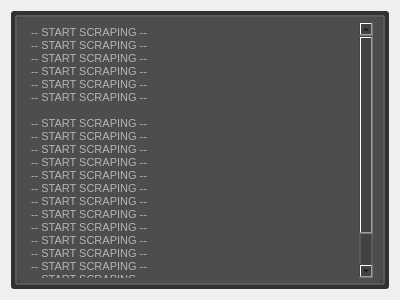
<?xml version="1.0" encoding="UTF-8"?>
<ui version="4.0">
 <class>Form</class>
 <widget class="QWidget" name="Form">
  <property name="geometry">
   <rect>
    <x>0</x>
    <y>0</y>
    <width>400</width>
    <height>300</height>
   </rect>
  </property>
  <property name="windowTitle">
   <string>Form</string>
  </property>
  <layout class="QVBoxLayout" name="verticalLayout">
   <item>
    <widget class="QFrame" name="frame_20">
     <property name="styleSheet">
      <string notr="true">background-color: rgb(49, 49, 49);
border-radius:3px;

border:0px;</string>
     </property>
     <property name="frameShape">
      <enum>QFrame::StyledPanel</enum>
     </property>
     <property name="frameShadow">
      <enum>QFrame::Raised</enum>
     </property>
     <layout class="QHBoxLayout" name="horizontalLayout_24">
      <property name="leftMargin">
       <number>4</number>
      </property>
      <property name="topMargin">
       <number>4</number>
      </property>
      <property name="rightMargin">
       <number>4</number>
      </property>
      <property name="bottomMargin">
       <number>4</number>
      </property>
      <item>
       <widget class="QFrame" name="frame_23">
        <property name="styleSheet">
         <string notr="true">background-color: rgb(66, 66, 66);
border:2px solid rgb(90, 90, 90);</string>
        </property>
        <property name="frameShape">
         <enum>QFrame::StyledPanel</enum>
        </property>
        <property name="frameShadow">
         <enum>QFrame::Raised</enum>
        </property>
        <layout class="QHBoxLayout" name="horizontalLayout_25">
         <property name="leftMargin">
          <number>0</number>
         </property>
         <property name="topMargin">
          <number>0</number>
         </property>
         <property name="rightMargin">
          <number>0</number>
         </property>
         <property name="bottomMargin">
          <number>0</number>
         </property>
         <item>
          <widget class="QTextBrowser" name="textBrowser">
           <property name="styleSheet">
            <string notr="true">QTextBrowser{
	border:none;
		color: rgb(181, 181, 181);
	border-radius:8px;
	background-color: rgb(77, 77, 77);
	padding-left:10px;
	padding-top:5px;
	padding-bottom:5px;
	padding-right:10px;
}</string>
           </property>
           <property name="html">
            <string>&lt;!DOCTYPE HTML PUBLIC &quot;-//W3C//DTD HTML 4.0//EN&quot; &quot;http://www.w3.org/TR/REC-html40/strict.dtd&quot;&gt;
&lt;html&gt;&lt;head&gt;&lt;meta name=&quot;qrichtext&quot; content=&quot;1&quot; /&gt;&lt;style type=&quot;text/css&quot;&gt;
p, li { white-space: pre-wrap; }
&lt;/style&gt;&lt;/head&gt;&lt;body style=&quot; font-family:'MS Shell Dlg 2'; font-size:8.25pt; font-weight:400; font-style:normal;&quot;&gt;
&lt;p style=&quot; margin-top:0px; margin-bottom:0px; margin-left:0px; margin-right:0px; -qt-block-indent:0; text-indent:0px;&quot;&gt;-- START SCRAPING --	&lt;/p&gt;
&lt;p style=&quot; margin-top:0px; margin-bottom:0px; margin-left:0px; margin-right:0px; -qt-block-indent:0; text-indent:0px;&quot;&gt;-- START SCRAPING --	&lt;/p&gt;
&lt;p style=&quot; margin-top:0px; margin-bottom:0px; margin-left:0px; margin-right:0px; -qt-block-indent:0; text-indent:0px;&quot;&gt;-- START SCRAPING --	&lt;/p&gt;
&lt;p style=&quot; margin-top:0px; margin-bottom:0px; margin-left:0px; margin-right:0px; -qt-block-indent:0; text-indent:0px;&quot;&gt;-- START SCRAPING --	&lt;/p&gt;
&lt;p style=&quot; margin-top:0px; margin-bottom:0px; margin-left:0px; margin-right:0px; -qt-block-indent:0; text-indent:0px;&quot;&gt;-- START SCRAPING --	&lt;/p&gt;
&lt;p style=&quot; margin-top:0px; margin-bottom:0px; margin-left:0px; margin-right:0px; -qt-block-indent:0; text-indent:0px;&quot;&gt;-- START SCRAPING --	&lt;/p&gt;
&lt;p style=&quot;-qt-paragraph-type:empty; margin-top:0px; margin-bottom:0px; margin-left:0px; margin-right:0px; -qt-block-indent:0; text-indent:0px;&quot;&gt;&lt;br /&gt;&lt;/p&gt;
&lt;p style=&quot; margin-top:0px; margin-bottom:0px; margin-left:0px; margin-right:0px; -qt-block-indent:0; text-indent:0px;&quot;&gt;-- START SCRAPING --	&lt;/p&gt;
&lt;p style=&quot; margin-top:0px; margin-bottom:0px; margin-left:0px; margin-right:0px; -qt-block-indent:0; text-indent:0px;&quot;&gt;-- START SCRAPING --	&lt;/p&gt;
&lt;p style=&quot; margin-top:0px; margin-bottom:0px; margin-left:0px; margin-right:0px; -qt-block-indent:0; text-indent:0px;&quot;&gt;-- START SCRAPING --	&lt;/p&gt;
&lt;p style=&quot; margin-top:0px; margin-bottom:0px; margin-left:0px; margin-right:0px; -qt-block-indent:0; text-indent:0px;&quot;&gt;-- START SCRAPING --	&lt;/p&gt;
&lt;p style=&quot; margin-top:0px; margin-bottom:0px; margin-left:0px; margin-right:0px; -qt-block-indent:0; text-indent:0px;&quot;&gt;-- START SCRAPING --	&lt;/p&gt;
&lt;p style=&quot; margin-top:0px; margin-bottom:0px; margin-left:0px; margin-right:0px; -qt-block-indent:0; text-indent:0px;&quot;&gt;-- START SCRAPING --	&lt;/p&gt;
&lt;p style=&quot; margin-top:0px; margin-bottom:0px; margin-left:0px; margin-right:0px; -qt-block-indent:0; text-indent:0px;&quot;&gt;-- START SCRAPING --	&lt;/p&gt;
&lt;p style=&quot; margin-top:0px; margin-bottom:0px; margin-left:0px; margin-right:0px; -qt-block-indent:0; text-indent:0px;&quot;&gt;-- START SCRAPING --	&lt;/p&gt;
&lt;p style=&quot; margin-top:0px; margin-bottom:0px; margin-left:0px; margin-right:0px; -qt-block-indent:0; text-indent:0px;&quot;&gt;-- START SCRAPING --	&lt;/p&gt;
&lt;p style=&quot; margin-top:0px; margin-bottom:0px; margin-left:0px; margin-right:0px; -qt-block-indent:0; text-indent:0px;&quot;&gt;-- START SCRAPING --	&lt;/p&gt;
&lt;p style=&quot; margin-top:0px; margin-bottom:0px; margin-left:0px; margin-right:0px; -qt-block-indent:0; text-indent:0px;&quot;&gt;-- START SCRAPING --	&lt;/p&gt;
&lt;p style=&quot; margin-top:0px; margin-bottom:0px; margin-left:0px; margin-right:0px; -qt-block-indent:0; text-indent:0px;&quot;&gt;-- START SCRAPING --	&lt;/p&gt;
&lt;p style=&quot; margin-top:0px; margin-bottom:0px; margin-left:0px; margin-right:0px; -qt-block-indent:0; text-indent:0px;&quot;&gt;-- START SCRAPING --	&lt;/p&gt;
&lt;p style=&quot; margin-top:0px; margin-bottom:0px; margin-left:0px; margin-right:0px; -qt-block-indent:0; text-indent:0px;&quot;&gt;-- START SCRAPING --	&lt;/p&gt;
&lt;p style=&quot; margin-top:0px; margin-bottom:0px; margin-left:0px; margin-right:0px; -qt-block-indent:0; text-indent:0px;&quot;&gt;-- START SCRAPING --	&lt;/p&gt;&lt;/body&gt;&lt;/html&gt;</string>
           </property>
          </widget>
         </item>
        </layout>
       </widget>
      </item>
     </layout>
    </widget>
   </item>
  </layout>
 </widget>
 <resources/>
 <connections/>
</ui>
